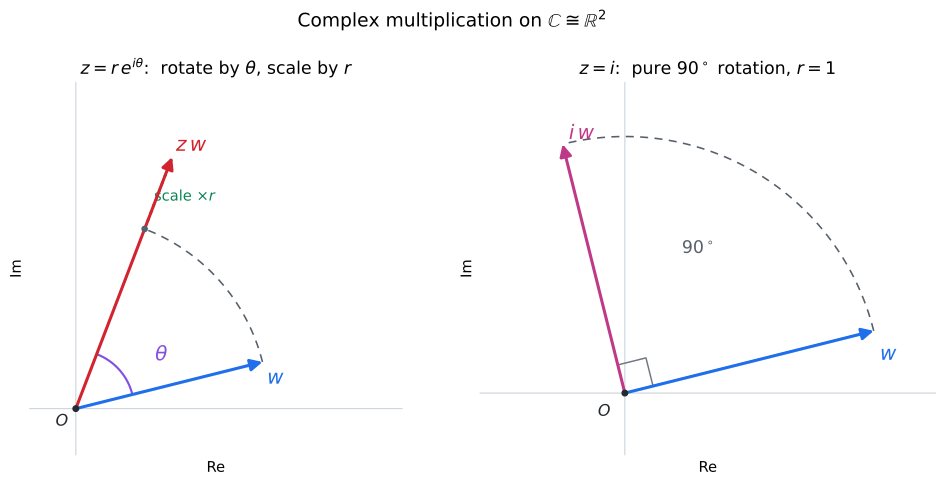

Source code (Python):
#!/usr/bin/env python3
"""Static figure for 16강 3기 15강 — complex multiplication as "rotation + scaling"
(lecture section 4). Multiplying by z = r e^{iθ} rotates a vector by θ and scales
its length by r; the special case z = i is a 90° rotation. Renders next to itself
as an SVG embedded by the note.

Reproduce:
  uv run --with matplotlib --with numpy python complex-multiplication-rotation-scaling-03-season-15-04.py
"""
from pathlib import Path
import numpy as np
import matplotlib.pyplot as plt
from matplotlib.patches import Arc, FancyArrowPatch

OUT = Path(__file__).with_suffix(".svg")

# w is the vector being multiplied; z = r e^{iθ} is the multiplier.
w = complex(2.4, 0.6)
r, theta = 1.4, np.deg2rad(55.0)
z = r * np.exp(1j * theta)
zw = z * w                      # the product: rotate w by θ, scale by r

# special case: i * w  (a clean 90° rotation, no scaling)
iw = 1j * w


def C(c):
    return (c.real, c.imag)


def arrow(ax, p, color, lw=2.3, ls="-", z_=5):
    ax.add_patch(FancyArrowPatch((0, 0), C(p), arrowstyle="-|>", mutation_scale=18,
                                 lw=lw, color=color, ls=ls, shrinkA=0, shrinkB=0, zorder=z_))


def ang(c):
    return np.rad2deg(np.angle(c))


def mag(c):
    return abs(c)


fig, (ax1, ax2) = plt.subplots(1, 2, figsize=(10.4, 5.0))

# ---- left panel: z = r e^{iθ} rotates by θ AND scales by r --------------------
arrow(ax1, w, "#1f6feb")                    # w
arrow(ax1, zw, "#d1242f")                   # z·w
# dashed circle arc showing rotation of the direction of w out to |w|
ax1.add_patch(Arc((0, 0), 2 * mag(w), 2 * mag(w), angle=0,
                  theta1=ang(w), theta2=ang(zw), color="#57606a", lw=1.2, ls=(0, (5, 4))))
# the scaling: pure rotation of w (same length) to the angle of z·w, then radial stretch
w_rot = mag(w) * np.exp(1j * np.angle(zw))   # w rotated by θ, same length
ax1.plot([w_rot.real, zw.real], [w_rot.imag, zw.imag],
         color="#0b8457", lw=2.0, ls=(0, (1, 2)), zorder=4)
ax1.scatter([w_rot.real], [w_rot.imag], s=16, color="#57606a", zorder=6)
# angle-θ arc near origin
ax1.add_patch(Arc((0, 0), 1.5, 1.5, angle=0, theta1=ang(w), theta2=ang(zw),
                  color="#8250df", lw=1.6))
ax1.text(1.02, 0.62, r"$\theta$", color="#8250df", fontsize=15)

ax1.text(w.real + 0.06, w.imag - 0.28, r"$w$", color="#1f6feb", fontsize=15, weight="bold")
ax1.text(zw.real + 0.05, zw.imag + 0.08, r"$z\,w$", color="#d1242f", fontsize=15, weight="bold")
ax1.text(0.45 * (w_rot.real + zw.real) + 0.05, 0.45 * (w_rot.imag + zw.imag) + 0.18,
         r"scale $\times r$", color="#0b8457", fontsize=11)
ax1.set_title(r"$z=r\,e^{i\theta}$:  rotate by $\theta$, scale by $r$",
              fontsize=13)
ax1.set_xlim(-0.6, 4.2)
ax1.set_ylim(-0.6, 4.2)

# ---- right panel: multiply by i  =>  pure 90° rotation -----------------------
arrow(ax2, w, "#1f6feb")                    # w
arrow(ax2, iw, "#bf3989")                   # i·w
ax2.add_patch(Arc((0, 0), 2 * mag(w), 2 * mag(w), angle=0,
                  theta1=ang(w), theta2=ang(iw), color="#57606a", lw=1.2, ls=(0, (5, 4))))
# right-angle marker at origin between w and i·w
d1 = (w / mag(w)) * 0.28
d2 = (iw / mag(iw)) * 0.28
sq = np.array([C(d1), C(d1 + d2), C(d2), (0, 0)])
ax2.plot(sq[:, 0], sq[:, 1], color="#6e7781", lw=1.1, zorder=3)
ax2.text(w.real + 0.06, w.imag - 0.28, r"$w$", color="#1f6feb", fontsize=15, weight="bold")
ax2.text(iw.real + 0.06, iw.imag + 0.05, r"$i\,w$", color="#bf3989", fontsize=15, weight="bold")
ax2.text(0.55, 1.35, r"$90^\circ$", color="#57606a", fontsize=13)
ax2.set_title(r"$z=i$:  pure $90^\circ$ rotation, $r=1$", fontsize=13)
ax2.set_xlim(-1.4, 3.0)
ax2.set_ylim(-0.6, 3.0)

for ax in (ax1, ax2):
    ax.scatter([0], [0], s=18, color="#24292f", zorder=7)
    ax.text(-0.26, -0.22, r"$O$", fontsize=12, color="#24292f")
    ax.set_aspect("equal")
    ax.axhline(0, color="#d0d7de", lw=0.9, zorder=0)
    ax.axvline(0, color="#d0d7de", lw=0.9, zorder=0)
    ax.set_xlabel("Re", fontsize=11)
    ax.set_ylabel("Im", fontsize=11)
    ax.set_xticks([]); ax.set_yticks([])
    for s in ax.spines.values():
        s.set_visible(False)

fig.suptitle(r"Complex multiplication on $\mathbb{C}\cong\mathbb{R}^2$", fontsize=14)
fig.tight_layout(rect=(0, 0, 1, 0.97))
fig.savefig(OUT, format="svg", bbox_inches="tight")
print(f"wrote {OUT}")
print(f"  |w|={mag(w):.4f}, arg(w)={ang(w):.2f}deg")
print(f"  |z·w|={mag(zw):.4f} (=r·|w|={r*mag(w):.4f}), "
      f"arg(z·w)-arg(w)={ang(zw)-ang(w):.2f}deg (=θ={np.rad2deg(theta):.2f}deg)")
print(f"  |i·w|={mag(iw):.4f} (=|w|), arg(i·w)-arg(w)={ang(iw)-ang(w):.2f}deg (=90deg)")
